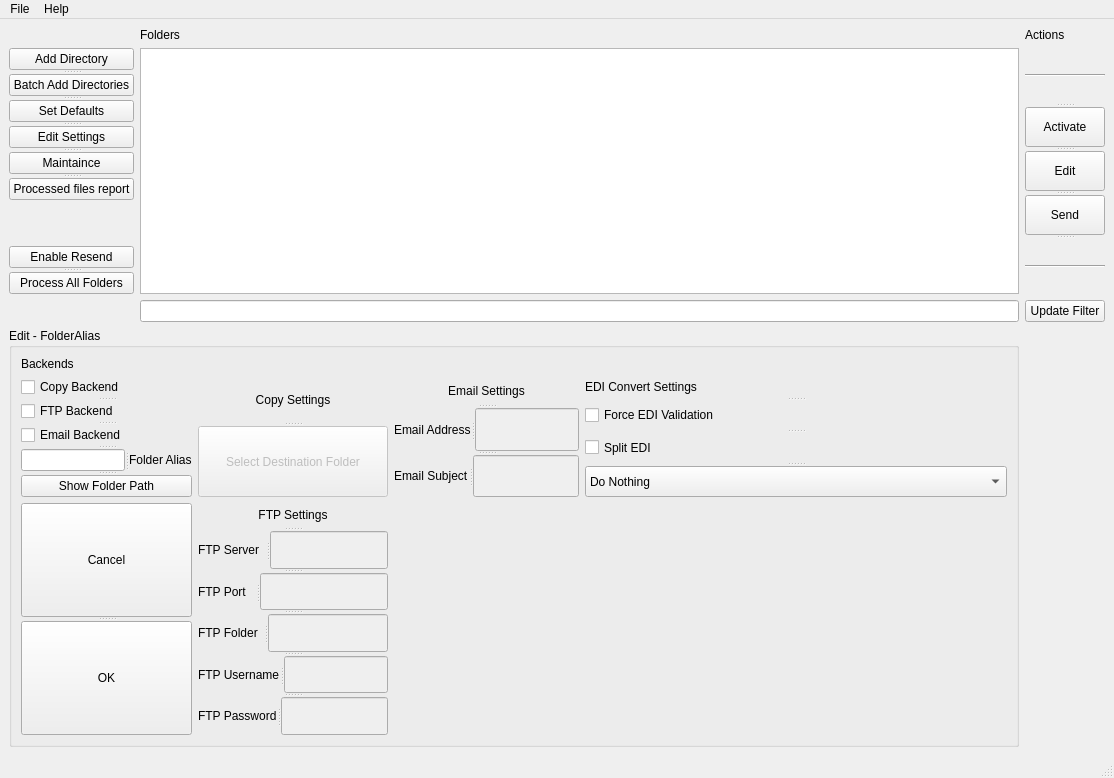
<?xml version="1.0" encoding="UTF-8"?>
<ui version="4.0">
 <class>BookWindow</class>
 <widget class="QMainWindow" name="BookWindow">
  <property name="geometry">
   <rect>
    <x>0</x>
    <y>0</y>
    <width>1112</width>
    <height>703</height>
   </rect>
  </property>
  <property name="sizePolicy">
   <sizepolicy hsizetype="MinimumExpanding" vsizetype="MinimumExpanding">
    <horstretch>0</horstretch>
    <verstretch>0</verstretch>
   </sizepolicy>
  </property>
  <property name="windowTitle">
   <string>main</string>
  </property>
  <widget class="QWidget" name="centralwidget">
   <property name="sizePolicy">
    <sizepolicy hsizetype="MinimumExpanding" vsizetype="MinimumExpanding">
     <horstretch>0</horstretch>
     <verstretch>0</verstretch>
    </sizepolicy>
   </property>
   <layout class="QGridLayout" name="gridLayout">
    <item row="0" column="1">
     <widget class="QLabel" name="label">
      <property name="text">
       <string>Folders</string>
      </property>
     </widget>
    </item>
    <item row="0" column="2">
     <widget class="QLabel" name="label_actions">
      <property name="text">
       <string>Actions</string>
      </property>
     </widget>
    </item>
    <item row="1" column="0">
     <layout class="QVBoxLayout" name="verticalLayout">
      <item>
       <widget class="QSplitter" name="splitter">
        <property name="orientation">
         <enum>Qt::Vertical</enum>
        </property>
        <widget class="QPushButton" name="btn_add_directory">
         <property name="text">
          <string>Add Directory</string>
         </property>
        </widget>
        <widget class="QPushButton" name="btn_batch_add_directories">
         <property name="text">
          <string>Batch Add Directories</string>
         </property>
        </widget>
        <widget class="QPushButton" name="btn_set_defaults">
         <property name="text">
          <string>Set Defaults</string>
         </property>
        </widget>
        <widget class="QPushButton" name="btn_edit_settings">
         <property name="text">
          <string>Edit Settings</string>
         </property>
        </widget>
        <widget class="QPushButton" name="btn_maintaince">
         <property name="text">
          <string>Maintaince</string>
         </property>
        </widget>
        <widget class="QPushButton" name="btn_processed_file_report">
         <property name="text">
          <string>Processed files report</string>
         </property>
        </widget>
       </widget>
      </item>
      <item>
       <spacer name="verticalSpacer_2">
        <property name="orientation">
         <enum>Qt::Vertical</enum>
        </property>
        <property name="sizeHint" stdset="0">
         <size>
          <width>20</width>
          <height>40</height>
         </size>
        </property>
       </spacer>
      </item>
      <item>
       <widget class="QSplitter" name="splitter_2">
        <property name="orientation">
         <enum>Qt::Vertical</enum>
        </property>
        <widget class="QPushButton" name="btn_enable_resend">
         <property name="text">
          <string>Enable Resend</string>
         </property>
        </widget>
        <widget class="QPushButton" name="btn_process_all_folders">
         <property name="text">
          <string>Process All Folders</string>
         </property>
        </widget>
       </widget>
      </item>
     </layout>
    </item>
    <item row="1" column="1">
     <widget class="QTableView" name="TableView">
      <property name="sizeAdjustPolicy">
       <enum>QAbstractScrollArea::AdjustToContents</enum>
      </property>
     </widget>
    </item>
    <item row="1" column="2">
     <widget class="QSplitter" name="splitter_3">
      <property name="orientation">
       <enum>Qt::Vertical</enum>
      </property>
      <widget class="Line" name="line_2">
       <property name="orientation">
        <enum>Qt::Horizontal</enum>
       </property>
      </widget>
      <widget class="QPushButton" name="btn_act_activate">
       <property name="sizePolicy">
        <sizepolicy hsizetype="Minimum" vsizetype="Fixed">
         <horstretch>0</horstretch>
         <verstretch>0</verstretch>
        </sizepolicy>
       </property>
       <property name="baseSize">
        <size>
         <width>0</width>
         <height>80</height>
        </size>
       </property>
       <property name="text">
        <string>Activate</string>
       </property>
      </widget>
      <widget class="QPushButton" name="btn_act_edit">
       <property name="sizePolicy">
        <sizepolicy hsizetype="Minimum" vsizetype="Fixed">
         <horstretch>0</horstretch>
         <verstretch>0</verstretch>
        </sizepolicy>
       </property>
       <property name="baseSize">
        <size>
         <width>0</width>
         <height>80</height>
        </size>
       </property>
       <property name="text">
        <string>Edit</string>
       </property>
      </widget>
      <widget class="QPushButton" name="btn_act_send">
       <property name="sizePolicy">
        <sizepolicy hsizetype="Minimum" vsizetype="Fixed">
         <horstretch>0</horstretch>
         <verstretch>0</verstretch>
        </sizepolicy>
       </property>
       <property name="baseSize">
        <size>
         <width>0</width>
         <height>80</height>
        </size>
       </property>
       <property name="text">
        <string>Send</string>
       </property>
      </widget>
      <widget class="Line" name="line">
       <property name="orientation">
        <enum>Qt::Horizontal</enum>
       </property>
      </widget>
     </widget>
    </item>
    <item row="2" column="1">
     <widget class="QLineEdit" name="line_filter"/>
    </item>
    <item row="2" column="2">
     <widget class="QPushButton" name="btn_update_filter">
      <property name="text">
       <string>Update Filter</string>
      </property>
     </widget>
    </item>
    <item row="3" column="0" colspan="2">
     <widget class="QGroupBox" name="groupBox">
      <property name="enabled">
       <bool>true</bool>
      </property>
      <property name="sizePolicy">
       <sizepolicy hsizetype="MinimumExpanding" vsizetype="MinimumExpanding">
        <horstretch>0</horstretch>
        <verstretch>0</verstretch>
       </sizepolicy>
      </property>
      <property name="title">
       <string>Edit - FolderAlias</string>
      </property>
      <layout class="QGridLayout" name="gridLayout_2">
       <item row="0" column="0">
        <layout class="QGridLayout" name="SettingsLayout">
         <item row="1" column="0">
          <widget class="QSplitter" name="splitter_5">
           <property name="sizePolicy">
            <sizepolicy hsizetype="MinimumExpanding" vsizetype="MinimumExpanding">
             <horstretch>0</horstretch>
             <verstretch>0</verstretch>
            </sizepolicy>
           </property>
           <property name="orientation">
            <enum>Qt::Vertical</enum>
           </property>
           <widget class="QCheckBox" name="cb_copy_backend">
            <property name="text">
             <string>Copy Backend</string>
            </property>
           </widget>
           <widget class="QCheckBox" name="cb_ftp_backend">
            <property name="text">
             <string>FTP Backend</string>
            </property>
           </widget>
           <widget class="QCheckBox" name="cb_email_backend">
            <property name="text">
             <string>Email Backend</string>
            </property>
           </widget>
           <widget class="QSplitter" name="splitter_4">
            <property name="orientation">
             <enum>Qt::Horizontal</enum>
            </property>
            <widget class="QLineEdit" name="txt_folder_alias"/>
            <widget class="QLabel" name="label_2">
             <property name="text">
              <string>Folder Alias</string>
             </property>
            </widget>
           </widget>
           <widget class="QPushButton" name="pushButton">
            <property name="text">
             <string>Show Folder Path</string>
            </property>
           </widget>
          </widget>
         </item>
         <item row="1" column="1">
          <widget class="QSplitter" name="splitter_6">
           <property name="orientation">
            <enum>Qt::Vertical</enum>
           </property>
           <widget class="QLabel" name="label_4">
            <property name="sizePolicy">
             <sizepolicy hsizetype="MinimumExpanding" vsizetype="Preferred">
              <horstretch>0</horstretch>
              <verstretch>0</verstretch>
             </sizepolicy>
            </property>
            <property name="text">
             <string>Copy Settings</string>
            </property>
            <property name="alignment">
             <set>Qt::AlignCenter</set>
            </property>
           </widget>
           <widget class="QPushButton" name="btn_c_set_sel_dest_folder">
            <property name="enabled">
             <bool>false</bool>
            </property>
            <property name="sizePolicy">
             <sizepolicy hsizetype="Minimum" vsizetype="Minimum">
              <horstretch>0</horstretch>
              <verstretch>0</verstretch>
             </sizepolicy>
            </property>
            <property name="text">
             <string>Select Destination Folder</string>
            </property>
           </widget>
          </widget>
         </item>
         <item row="2" column="1">
          <widget class="QSplitter" name="ftp_settings_splitter">
           <property name="orientation">
            <enum>Qt::Vertical</enum>
           </property>
           <widget class="QLabel" name="label_5">
            <property name="text">
             <string>FTP Settings</string>
            </property>
            <property name="alignment">
             <set>Qt::AlignCenter</set>
            </property>
           </widget>
           <widget class="QSplitter" name="splitter_7">
            <property name="orientation">
             <enum>Qt::Horizontal</enum>
            </property>
            <widget class="QLabel" name="label_8">
             <property name="text">
              <string>FTP Server</string>
             </property>
            </widget>
            <widget class="QLineEdit" name="txt_ftp_server">
             <property name="enabled">
              <bool>false</bool>
             </property>
             <property name="sizePolicy">
              <sizepolicy hsizetype="Expanding" vsizetype="Minimum">
               <horstretch>0</horstretch>
               <verstretch>0</verstretch>
              </sizepolicy>
             </property>
            </widget>
           </widget>
           <widget class="QSplitter" name="splitter_8">
            <property name="orientation">
             <enum>Qt::Horizontal</enum>
            </property>
            <widget class="QLabel" name="label_9">
             <property name="text">
              <string>FTP Port</string>
             </property>
            </widget>
            <widget class="QLineEdit" name="txt_ftp_port">
             <property name="enabled">
              <bool>false</bool>
             </property>
             <property name="sizePolicy">
              <sizepolicy hsizetype="Expanding" vsizetype="Minimum">
               <horstretch>0</horstretch>
               <verstretch>0</verstretch>
              </sizepolicy>
             </property>
            </widget>
           </widget>
           <widget class="QSplitter" name="splitter_9">
            <property name="orientation">
             <enum>Qt::Horizontal</enum>
            </property>
            <widget class="QLabel" name="label_10">
             <property name="text">
              <string>FTP Folder</string>
             </property>
            </widget>
            <widget class="QLineEdit" name="txt_ftp_folder">
             <property name="enabled">
              <bool>false</bool>
             </property>
             <property name="sizePolicy">
              <sizepolicy hsizetype="Expanding" vsizetype="Minimum">
               <horstretch>0</horstretch>
               <verstretch>0</verstretch>
              </sizepolicy>
             </property>
            </widget>
           </widget>
           <widget class="QSplitter" name="splitter_10">
            <property name="orientation">
             <enum>Qt::Horizontal</enum>
            </property>
            <widget class="QLabel" name="label_11">
             <property name="text">
              <string>FTP Username</string>
             </property>
            </widget>
            <widget class="QLineEdit" name="txt_ftp_username">
             <property name="enabled">
              <bool>false</bool>
             </property>
             <property name="sizePolicy">
              <sizepolicy hsizetype="Expanding" vsizetype="Minimum">
               <horstretch>0</horstretch>
               <verstretch>0</verstretch>
              </sizepolicy>
             </property>
            </widget>
           </widget>
           <widget class="QSplitter" name="splitter_11">
            <property name="orientation">
             <enum>Qt::Horizontal</enum>
            </property>
            <widget class="QLabel" name="label_12">
             <property name="text">
              <string>FTP Password</string>
             </property>
            </widget>
            <widget class="QLineEdit" name="txt_ftp_password">
             <property name="enabled">
              <bool>false</bool>
             </property>
             <property name="sizePolicy">
              <sizepolicy hsizetype="Expanding" vsizetype="Minimum">
               <horstretch>0</horstretch>
               <verstretch>0</verstretch>
              </sizepolicy>
             </property>
            </widget>
           </widget>
          </widget>
         </item>
         <item row="1" column="2">
          <widget class="QSplitter" name="split_email_settings">
           <property name="orientation">
            <enum>Qt::Vertical</enum>
           </property>
           <widget class="QLabel" name="label_6">
            <property name="text">
             <string>Email Settings</string>
            </property>
            <property name="alignment">
             <set>Qt::AlignCenter</set>
            </property>
           </widget>
           <widget class="QSplitter" name="splitter_12">
            <property name="orientation">
             <enum>Qt::Horizontal</enum>
            </property>
            <widget class="QLabel" name="label_13">
             <property name="text">
              <string>Email Address</string>
             </property>
            </widget>
            <widget class="QLineEdit" name="txt_email_address">
             <property name="enabled">
              <bool>false</bool>
             </property>
             <property name="sizePolicy">
              <sizepolicy hsizetype="Expanding" vsizetype="Minimum">
               <horstretch>0</horstretch>
               <verstretch>0</verstretch>
              </sizepolicy>
             </property>
            </widget>
           </widget>
           <widget class="QSplitter" name="splitter_13">
            <property name="orientation">
             <enum>Qt::Horizontal</enum>
            </property>
            <widget class="QLabel" name="label_14">
             <property name="text">
              <string>Email Subject</string>
             </property>
            </widget>
            <widget class="QLineEdit" name="txt_email_subject">
             <property name="enabled">
              <bool>false</bool>
             </property>
             <property name="sizePolicy">
              <sizepolicy hsizetype="Expanding" vsizetype="Minimum">
               <horstretch>0</horstretch>
               <verstretch>0</verstretch>
              </sizepolicy>
             </property>
            </widget>
           </widget>
          </widget>
         </item>
         <item row="1" column="3">
          <widget class="QSplitter" name="split_edi_settings">
           <property name="orientation">
            <enum>Qt::Vertical</enum>
           </property>
           <widget class="QLabel" name="label_7">
            <property name="text">
             <string>EDI Convert Settings</string>
            </property>
           </widget>
           <widget class="QCheckBox" name="checkBox_4">
            <property name="text">
             <string>Force EDI Validation</string>
            </property>
           </widget>
           <widget class="QCheckBox" name="checkBox_5">
            <property name="text">
             <string>Split EDI</string>
            </property>
           </widget>
           <widget class="QComboBox" name="cb_edi_action">
            <item>
             <property name="text">
              <string>Do Nothing</string>
             </property>
            </item>
            <item>
             <property name="text">
              <string>Convert EDI</string>
             </property>
            </item>
            <item>
             <property name="text">
              <string>Tweak EDI</string>
             </property>
            </item>
           </widget>
          </widget>
         </item>
         <item row="0" column="0">
          <widget class="QLabel" name="label_3">
           <property name="text">
            <string>Backends</string>
           </property>
          </widget>
         </item>
         <item row="2" column="0">
          <widget class="QSplitter" name="splitter_16">
           <property name="orientation">
            <enum>Qt::Vertical</enum>
           </property>
           <widget class="QPushButton" name="btn_edit_cancel">
            <property name="sizePolicy">
             <sizepolicy hsizetype="Minimum" vsizetype="Minimum">
              <horstretch>0</horstretch>
              <verstretch>0</verstretch>
             </sizepolicy>
            </property>
            <property name="text">
             <string>Cancel</string>
            </property>
           </widget>
           <widget class="QPushButton" name="btn_edit_ok">
            <property name="sizePolicy">
             <sizepolicy hsizetype="Minimum" vsizetype="Minimum">
              <horstretch>0</horstretch>
              <verstretch>0</verstretch>
             </sizepolicy>
            </property>
            <property name="text">
             <string>OK</string>
            </property>
           </widget>
          </widget>
         </item>
         <item row="2" column="3">
          <widget class="QStackedWidget" name="sw_edi_action">
           <property name="sizePolicy">
            <sizepolicy hsizetype="MinimumExpanding" vsizetype="MinimumExpanding">
             <horstretch>0</horstretch>
             <verstretch>0</verstretch>
            </sizepolicy>
           </property>
           <property name="currentIndex">
            <number>0</number>
           </property>
           <widget class="QWidget" name="DoNothing"/>
           <widget class="QWidget" name="ConvertEDI">
            <layout class="QFormLayout" name="formLayout_4">
             <item row="1" column="0">
              <widget class="QStackedWidget" name="sw_convert">
               <property name="sizePolicy">
                <sizepolicy hsizetype="Preferred" vsizetype="Preferred">
                 <horstretch>2</horstretch>
                 <verstretch>0</verstretch>
                </sizepolicy>
               </property>
               <property name="currentIndex">
                <number>0</number>
               </property>
               <widget class="QWidget" name="CSV">
                <layout class="QFormLayout" name="formLayout_3">
                 <item row="0" column="0">
                  <widget class="QSplitter" name="splitter_25">
                   <property name="orientation">
                    <enum>Qt::Vertical</enum>
                   </property>
                   <widget class="QCheckBox" name="checkBox">
                    <property name="text">
                     <string>Calculate UPC Check Digit</string>
                    </property>
                   </widget>
                   <widget class="QCheckBox" name="checkBox_3">
                    <property name="text">
                     <string>Include A Records</string>
                    </property>
                   </widget>
                   <widget class="QSplitter" name="split_pad_a_records">
                    <property name="orientation">
                     <enum>Qt::Horizontal</enum>
                    </property>
                    <widget class="QCheckBox" name="cb_pad_a_records">
                     <property name="text">
                      <string>Pad A Records</string>
                     </property>
                    </widget>
                    <widget class="QLineEdit" name="txt_pad_a_records"/>
                   </widget>
                   <widget class="QSplitter" name="split_append_a_records">
                    <property name="orientation">
                     <enum>Qt::Horizontal</enum>
                    </property>
                    <widget class="QCheckBox" name="cb_append_a_records">
                     <property name="text">
                      <string>Append to A Records</string>
                     </property>
                    </widget>
                    <widget class="QLineEdit" name="txt_append_a_records"/>
                   </widget>
                   <widget class="QCheckBox" name="checkBox_6">
                    <property name="text">
                     <string>Include C Records</string>
                    </property>
                   </widget>
                   <widget class="QCheckBox" name="checkBox_12">
                    <property name="text">
                     <string>Include Headings</string>
                    </property>
                   </widget>
                   <widget class="QCheckBox" name="checkBox_13">
                    <property name="text">
                     <string>Filter Amperstand</string>
                    </property>
                   </widget>
                  </widget>
                 </item>
                </layout>
               </widget>
               <widget class="QWidget" name="ScannerWare_2">
                <layout class="QFormLayout" name="formLayout_2">
                 <item row="1" column="0">
                  <widget class="QSplitter" name="split_append_a_records_2">
                   <property name="orientation">
                    <enum>Qt::Horizontal</enum>
                   </property>
                   <widget class="QCheckBox" name="cb_append_a_records_2">
                    <property name="text">
                     <string>Append to A Records</string>
                    </property>
                   </widget>
                   <widget class="QLineEdit" name="txt_append_a_records_2"/>
                  </widget>
                 </item>
                 <item row="0" column="0">
                  <widget class="QSplitter" name="splitter_14">
                   <property name="orientation">
                    <enum>Qt::Horizontal</enum>
                   </property>
                   <widget class="QCheckBox" name="cb_pad_a_records_2">
                    <property name="text">
                     <string>Pad A Records</string>
                    </property>
                   </widget>
                   <widget class="QLineEdit" name="txt_pad_a_records_2"/>
                  </widget>
                 </item>
                </layout>
               </widget>
               <widget class="QWidget" name="ScanSheetTypeA">
                <layout class="QFormLayout" name="formLayout">
                 <item row="0" column="0">
                  <widget class="QSplitter" name="split_append_a_records_3">
                   <property name="orientation">
                    <enum>Qt::Horizontal</enum>
                   </property>
                   <widget class="QCheckBox" name="cb_append_a_records_3">
                    <property name="text">
                     <string>Append to A Records</string>
                    </property>
                   </widget>
                   <widget class="QLineEdit" name="txt_append_a_records_3"/>
                  </widget>
                 </item>
                </layout>
               </widget>
              </widget>
             </item>
             <item row="0" column="0">
              <widget class="QLabel" name="convertToLabel">
               <property name="text">
                <string>Convert To</string>
               </property>
              </widget>
             </item>
             <item row="0" column="1">
              <widget class="QComboBox" name="convertToComboBox">
               <property name="sizePolicy">
                <sizepolicy hsizetype="MinimumExpanding" vsizetype="Fixed">
                 <horstretch>0</horstretch>
                 <verstretch>0</verstretch>
                </sizepolicy>
               </property>
               <property name="minimumSize">
                <size>
                 <width>100</width>
                 <height>0</height>
                </size>
               </property>
               <item>
                <property name="text">
                 <string>CSV</string>
                </property>
               </item>
               <item>
                <property name="text">
                 <string>Scanner Ware</string>
                </property>
               </item>
               <item>
                <property name="text">
                 <string>Scan Sheet Type A</string>
                </property>
               </item>
              </widget>
             </item>
            </layout>
           </widget>
           <widget class="QWidget" name="TweakEDI">
            <layout class="QGridLayout" name="gridLayout_5">
             <item row="0" column="0">
              <widget class="QSplitter" name="splitter_23">
               <property name="orientation">
                <enum>Qt::Vertical</enum>
               </property>
               <widget class="QCheckBox" name="checkBox_7">
                <property name="text">
                 <string>Calculate UPC Check Digit</string>
                </property>
               </widget>
               <widget class="QSplitter" name="splitter_20">
                <property name="orientation">
                 <enum>Qt::Horizontal</enum>
                </property>
                <widget class="QCheckBox" name="checkBox_8">
                 <property name="text">
                  <string>Pad &quot;A&quot; Records</string>
                 </property>
                </widget>
                <widget class="QLineEdit" name="lineEdit"/>
               </widget>
               <widget class="QSplitter" name="splitter_21">
                <property name="orientation">
                 <enum>Qt::Horizontal</enum>
                </property>
                <widget class="QCheckBox" name="checkBox_11">
                 <property name="text">
                  <string>Append &quot;A&quot; Records (series 2k)</string>
                 </property>
                </widget>
                <widget class="QLineEdit" name="lineEdit_3"/>
               </widget>
               <widget class="QCheckBox" name="checkBox_10">
                <property name="text">
                 <string>Force .txt file extention</string>
                </property>
               </widget>
               <widget class="QSplitter" name="splitter_22">
                <property name="orientation">
                 <enum>Qt::Horizontal</enum>
                </property>
                <widget class="QLabel" name="label_16">
                 <property name="text">
                  <string>invoice offset days</string>
                 </property>
                </widget>
                <widget class="QSpinBox" name="spinBox"/>
               </widget>
              </widget>
             </item>
            </layout>
           </widget>
          </widget>
         </item>
        </layout>
       </item>
      </layout>
     </widget>
    </item>
   </layout>
  </widget>
  <widget class="QMenuBar" name="menubar">
   <property name="geometry">
    <rect>
     <x>0</x>
     <y>0</y>
     <width>1112</width>
     <height>21</height>
    </rect>
   </property>
   <widget class="QMenu" name="menuFile">
    <property name="title">
     <string>File</string>
    </property>
    <addaction name="actionQuit"/>
   </widget>
   <widget class="QMenu" name="menuHelp">
    <property name="title">
     <string>Help</string>
    </property>
   </widget>
   <addaction name="menuFile"/>
   <addaction name="menuHelp"/>
  </widget>
  <widget class="QStatusBar" name="statusbar"/>
  <action name="actionQuit">
   <property name="text">
    <string>Quit</string>
   </property>
  </action>
 </widget>
 <resources/>
 <connections>
  <connection>
   <sender>actionQuit</sender>
   <signal>triggered()</signal>
   <receiver>BookWindow</receiver>
   <slot>close()</slot>
   <hints>
    <hint type="sourcelabel">
     <x>-1</x>
     <y>-1</y>
    </hint>
    <hint type="destinationlabel">
     <x>399</x>
     <y>299</y>
    </hint>
   </hints>
  </connection>
  <connection>
   <sender>btn_act_edit</sender>
   <signal>clicked()</signal>
   <receiver>groupBox</receiver>
   <slot>show()</slot>
   <hints>
    <hint type="sourcelabel">
     <x>831</x>
     <y>152</y>
    </hint>
    <hint type="destinationlabel">
     <x>440</x>
     <y>470</y>
    </hint>
   </hints>
  </connection>
  <connection>
   <sender>btn_edit_ok</sender>
   <signal>clicked()</signal>
   <receiver>groupBox</receiver>
   <slot>hide()</slot>
   <hints>
    <hint type="sourcelabel">
     <x>95</x>
     <y>588</y>
    </hint>
    <hint type="destinationlabel">
     <x>326</x>
     <y>470</y>
    </hint>
   </hints>
  </connection>
  <connection>
   <sender>btn_edit_cancel</sender>
   <signal>clicked()</signal>
   <receiver>groupBox</receiver>
   <slot>hide()</slot>
   <hints>
    <hint type="sourcelabel">
     <x>95</x>
     <y>514</y>
    </hint>
    <hint type="destinationlabel">
     <x>326</x>
     <y>470</y>
    </hint>
   </hints>
  </connection>
  <connection>
   <sender>cb_copy_backend</sender>
   <signal>toggled(bool)</signal>
   <receiver>btn_c_set_sel_dest_folder</receiver>
   <slot>setEnabled(bool)</slot>
   <hints>
    <hint type="sourcelabel">
     <x>124</x>
     <y>363</y>
    </hint>
    <hint type="destinationlabel">
     <x>335</x>
     <y>438</y>
    </hint>
   </hints>
  </connection>
  <connection>
   <sender>cb_ftp_backend</sender>
   <signal>toggled(bool)</signal>
   <receiver>txt_ftp_folder</receiver>
   <slot>setEnabled(bool)</slot>
   <hints>
    <hint type="sourcelabel">
     <x>124</x>
     <y>387</y>
    </hint>
    <hint type="destinationlabel">
     <x>371</x>
     <y>560</y>
    </hint>
   </hints>
  </connection>
  <connection>
   <sender>cb_ftp_backend</sender>
   <signal>toggled(bool)</signal>
   <receiver>txt_ftp_password</receiver>
   <slot>setEnabled(bool)</slot>
   <hints>
    <hint type="sourcelabel">
     <x>124</x>
     <y>387</y>
    </hint>
    <hint type="destinationlabel">
     <x>371</x>
     <y>612</y>
    </hint>
   </hints>
  </connection>
  <connection>
   <sender>cb_ftp_backend</sender>
   <signal>toggled(bool)</signal>
   <receiver>txt_ftp_port</receiver>
   <slot>setEnabled(bool)</slot>
   <hints>
    <hint type="sourcelabel">
     <x>124</x>
     <y>387</y>
    </hint>
    <hint type="destinationlabel">
     <x>371</x>
     <y>534</y>
    </hint>
   </hints>
  </connection>
  <connection>
   <sender>cb_ftp_backend</sender>
   <signal>toggled(bool)</signal>
   <receiver>txt_ftp_server</receiver>
   <slot>setEnabled(bool)</slot>
   <hints>
    <hint type="sourcelabel">
     <x>124</x>
     <y>387</y>
    </hint>
    <hint type="destinationlabel">
     <x>366</x>
     <y>508</y>
    </hint>
   </hints>
  </connection>
  <connection>
   <sender>cb_ftp_backend</sender>
   <signal>toggled(bool)</signal>
   <receiver>txt_ftp_username</receiver>
   <slot>setEnabled(bool)</slot>
   <hints>
    <hint type="sourcelabel">
     <x>124</x>
     <y>387</y>
    </hint>
    <hint type="destinationlabel">
     <x>372</x>
     <y>586</y>
    </hint>
   </hints>
  </connection>
  <connection>
   <sender>cb_email_backend</sender>
   <signal>toggled(bool)</signal>
   <receiver>txt_email_address</receiver>
   <slot>setEnabled(bool)</slot>
   <hints>
    <hint type="sourcelabel">
     <x>124</x>
     <y>411</y>
    </hint>
    <hint type="destinationlabel">
     <x>585</x>
     <y>406</y>
    </hint>
   </hints>
  </connection>
  <connection>
   <sender>cb_email_backend</sender>
   <signal>toggled(bool)</signal>
   <receiver>txt_email_subject</receiver>
   <slot>setEnabled(bool)</slot>
   <hints>
    <hint type="sourcelabel">
     <x>124</x>
     <y>411</y>
    </hint>
    <hint type="destinationlabel">
     <x>585</x>
     <y>452</y>
    </hint>
   </hints>
  </connection>
  <connection>
   <sender>cb_edi_action</sender>
   <signal>currentIndexChanged(int)</signal>
   <receiver>sw_edi_action</receiver>
   <slot>setCurrentIndex(int)</slot>
   <hints>
    <hint type="sourcelabel">
     <x>561</x>
     <y>508</y>
    </hint>
    <hint type="destinationlabel">
     <x>561</x>
     <y>601</y>
    </hint>
   </hints>
  </connection>
  <connection>
   <sender>convertToComboBox</sender>
   <signal>currentIndexChanged(int)</signal>
   <receiver>sw_convert</receiver>
   <slot>setCurrentIndex(int)</slot>
   <hints>
    <hint type="sourcelabel">
     <x>879</x>
     <y>549</y>
    </hint>
    <hint type="destinationlabel">
     <x>637</x>
     <y>608</y>
    </hint>
   </hints>
  </connection>
 </connections>
</ui>
